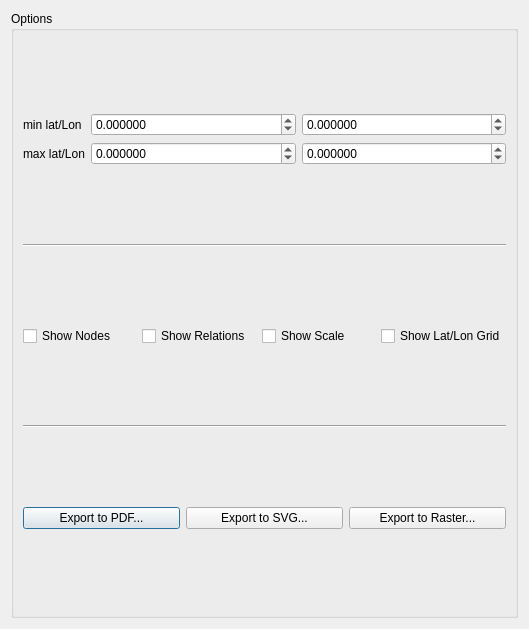
<?xml version="1.0" encoding="UTF-8"?>
<ui version="4.0">
 <class>NativeRenderDialog</class>
 <widget class="QDialog" name="NativeRenderDialog">
  <property name="geometry">
   <rect>
    <x>0</x>
    <y>0</y>
    <width>529</width>
    <height>629</height>
   </rect>
  </property>
  <property name="windowTitle">
   <string>Raster/SVG export</string>
  </property>
  <layout class="QVBoxLayout" name="verticalLayout">
   <item>
    <widget class="QWidget" name="mainWidget" native="true">
     <layout class="QVBoxLayout" name="verticalLayout_2" stretch="0">
      <property name="spacing">
       <number>4</number>
      </property>
      <property name="margin">
       <number>0</number>
      </property>
      <item>
       <widget class="QGroupBox" name="grpOptions">
        <property name="title">
         <string>Options</string>
        </property>
        <layout class="QVBoxLayout" name="verticalLayout_3">
         <item>
          <layout class="QGridLayout" name="gridLayout">
           <item row="0" column="0">
            <widget class="QLabel" name="label_3">
             <property name="sizePolicy">
              <sizepolicy hsizetype="Fixed" vsizetype="Preferred">
               <horstretch>0</horstretch>
               <verstretch>0</verstretch>
              </sizepolicy>
             </property>
             <property name="minimumSize">
              <size>
               <width>60</width>
               <height>0</height>
              </size>
             </property>
             <property name="text">
              <string>min lat/Lon</string>
             </property>
            </widget>
           </item>
           <item row="0" column="1">
            <widget class="QDoubleSpinBox" name="sbMinLat">
             <property name="minimumSize">
              <size>
               <width>60</width>
               <height>0</height>
              </size>
             </property>
             <property name="decimals">
              <number>6</number>
             </property>
             <property name="minimum">
              <double>-90.000000000000000</double>
             </property>
             <property name="maximum">
              <double>90.000000000000000</double>
             </property>
             <property name="singleStep">
              <double>0.010000000000000</double>
             </property>
            </widget>
           </item>
           <item row="2" column="0">
            <widget class="QLabel" name="label_4">
             <property name="sizePolicy">
              <sizepolicy hsizetype="Fixed" vsizetype="Preferred">
               <horstretch>0</horstretch>
               <verstretch>0</verstretch>
              </sizepolicy>
             </property>
             <property name="minimumSize">
              <size>
               <width>60</width>
               <height>0</height>
              </size>
             </property>
             <property name="text">
              <string>max lat/Lon</string>
             </property>
            </widget>
           </item>
           <item row="2" column="1">
            <widget class="QDoubleSpinBox" name="sbMaxLat">
             <property name="minimumSize">
              <size>
               <width>60</width>
               <height>0</height>
              </size>
             </property>
             <property name="decimals">
              <number>6</number>
             </property>
             <property name="minimum">
              <double>-90.000000000000000</double>
             </property>
             <property name="maximum">
              <double>90.000000000000000</double>
             </property>
             <property name="singleStep">
              <double>0.010000000000000</double>
             </property>
            </widget>
           </item>
           <item row="0" column="2">
            <widget class="QDoubleSpinBox" name="sbMinLon">
             <property name="minimumSize">
              <size>
               <width>60</width>
               <height>0</height>
              </size>
             </property>
             <property name="decimals">
              <number>6</number>
             </property>
             <property name="minimum">
              <double>-180.000000000000000</double>
             </property>
             <property name="maximum">
              <double>180.000000000000000</double>
             </property>
             <property name="singleStep">
              <double>0.010000000000000</double>
             </property>
            </widget>
           </item>
           <item row="2" column="2">
            <widget class="QDoubleSpinBox" name="sbMaxLon">
             <property name="minimumSize">
              <size>
               <width>60</width>
               <height>0</height>
              </size>
             </property>
             <property name="decimals">
              <number>6</number>
             </property>
             <property name="minimum">
              <double>-180.000000000000000</double>
             </property>
             <property name="maximum">
              <double>180.000000000000000</double>
             </property>
             <property name="singleStep">
              <double>0.010000000000000</double>
             </property>
            </widget>
           </item>
          </layout>
         </item>
         <item>
          <widget class="Line" name="line">
           <property name="orientation">
            <enum>Qt::Horizontal</enum>
           </property>
          </widget>
         </item>
         <item>
          <layout class="QGridLayout" name="gridLayout_2">
           <item row="0" column="0">
            <widget class="QCheckBox" name="cbShowNodes">
             <property name="text">
              <string>Show Nodes</string>
             </property>
            </widget>
           </item>
           <item row="0" column="1">
            <widget class="QCheckBox" name="cbShowRelations">
             <property name="text">
              <string>Show Relations</string>
             </property>
            </widget>
           </item>
           <item row="0" column="2">
            <widget class="QCheckBox" name="cbShowScale">
             <property name="enabled">
              <bool>true</bool>
             </property>
             <property name="text">
              <string>Show Scale</string>
             </property>
             <property name="tristate">
              <bool>false</bool>
             </property>
            </widget>
           </item>
           <item row="0" column="3">
            <widget class="QCheckBox" name="cbShowGrid">
             <property name="enabled">
              <bool>true</bool>
             </property>
             <property name="text">
              <string>Show Lat/Lon Grid</string>
             </property>
             <property name="tristate">
              <bool>false</bool>
             </property>
            </widget>
           </item>
          </layout>
         </item>
         <item>
          <widget class="Line" name="line_2">
           <property name="orientation">
            <enum>Qt::Horizontal</enum>
           </property>
          </widget>
         </item>
         <item>
          <layout class="QHBoxLayout" name="horizontalLayout">
           <item>
            <widget class="QPushButton" name="btExportPDF">
             <property name="text">
              <string>Export to PDF...</string>
             </property>
            </widget>
           </item>
           <item>
            <widget class="QPushButton" name="btExportSVG">
             <property name="text">
              <string>Export to SVG...</string>
             </property>
            </widget>
           </item>
           <item>
            <widget class="QPushButton" name="btExportRaster">
             <property name="text">
              <string>Export to Raster...</string>
             </property>
            </widget>
           </item>
          </layout>
         </item>
        </layout>
       </widget>
      </item>
     </layout>
    </widget>
   </item>
  </layout>
 </widget>
 <resources/>
 <connections/>
</ui>
